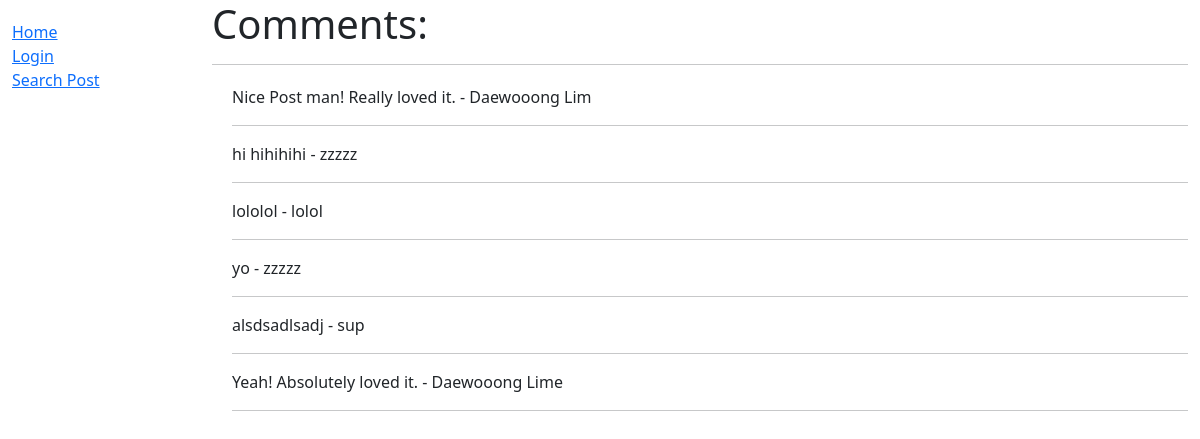
Screenshot of /blog/1/comments/ with the database file from the repository.
### blog/models.py (models this page shows, shortened)
class Comment(models.Model):
    id = models.BigAutoField(help_text="Comment ID", primary_key=True)
    post = models.ForeignKey("Post", on_delete=models.CASCADE)
    writer = models.CharField(max_length=100)
    content = models.CharField(max_length=200)
    date = models.DateField()
    likes = models.IntegerField()
    dislikes = models.IntegerField()
    class Meta:
        ordering = ['likes', 'dislikes']

### blog/views.py (the view)
# urls.py: path('<int:pk>/comments/', views.CommentListView.as_view(), name="comments"),
class CommentListView(generic.ListView):
    model = Comment
    context_object_name = 'comments'
    def get_queryset(self):
        return Comment.objects.filter(post=self.kwargs['pk'])
    template_name = 'comments.html'

### blog/templates/comments.html
{% extends "base.html" %}
{% block content %}
    <h1>Comments: </h1>
    <hr />
    <div style="margin-left:20px;margin-top:20px">
        {% if comments %}
            {% for comment in comments %}
                <p> {{comment.content}} - {{comment.writer}} </p>
                <hr />
            {% endfor %}
        {% else %}
            <p>No comments yet.</p>
        {% endif %}
    </div>
{% endblock %}

### rows the page displays
Comment: content "Nice Post man! Really loved it.", writer "Daewooong Lim"
Comment: content "hi hihihihi", writer "zzzzz"
Comment: content "lololol", writer "lolol"
Comment: content "yo", writer "zzzzz"
Comment: content "alsdsadlsadj", writer "sup"
Comment: content "Yeah! Absolutely loved it.", writer "Daewooong Lime"
